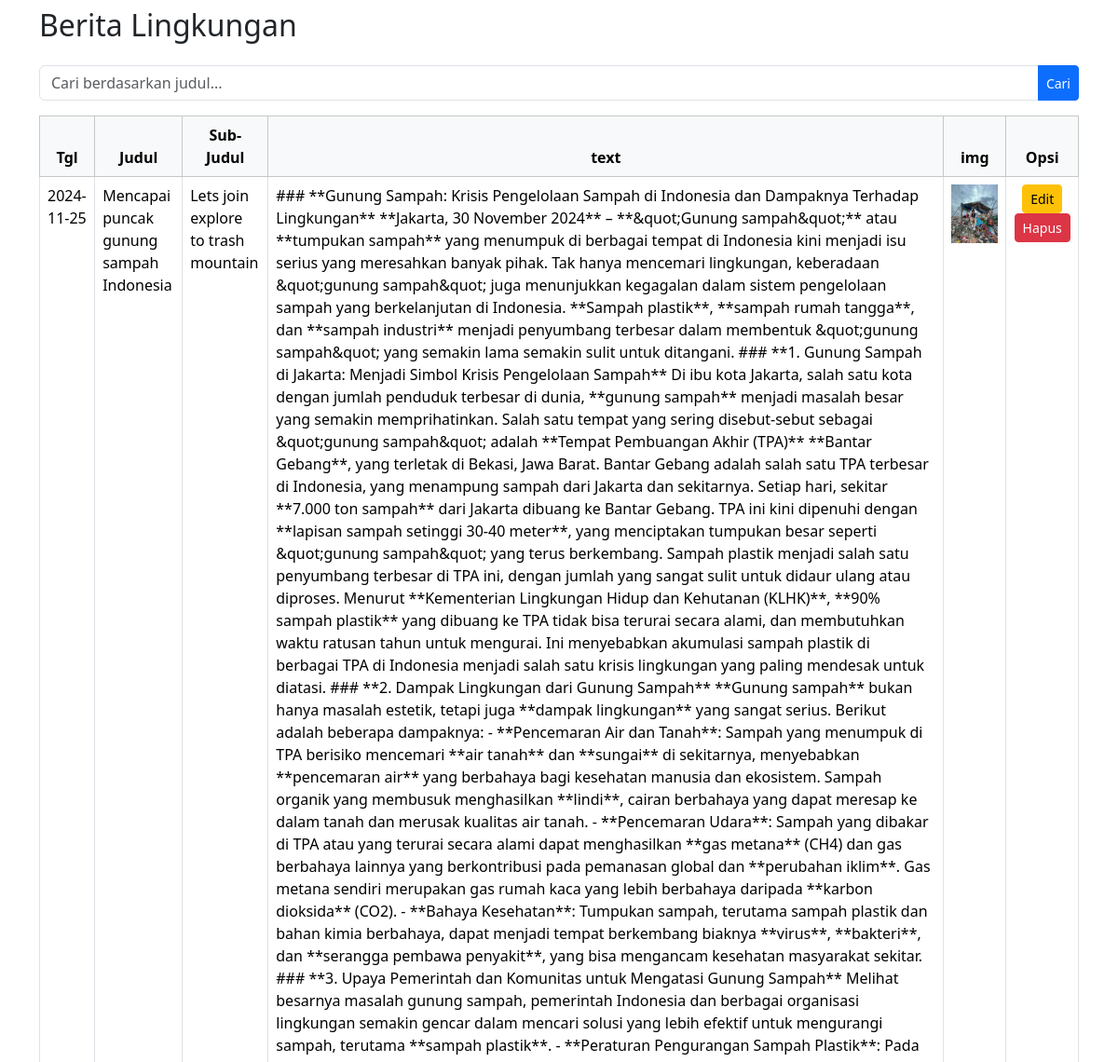
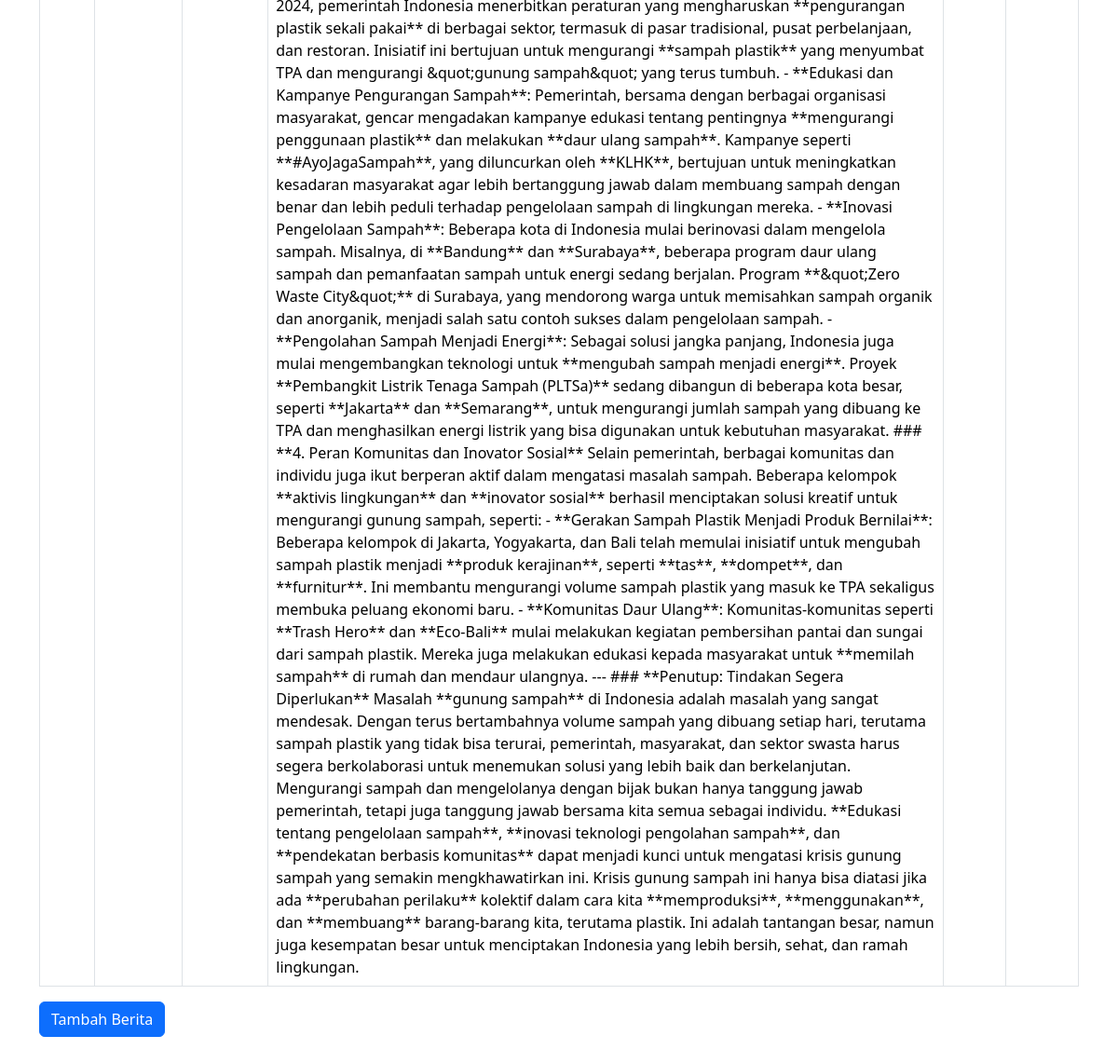
/admin/lingkungan/berita.php, run on the app's committed database (2 pictures, top to bottom).
### tables this page shows
CREATE TABLE `lingkungan` (
  `id` int NOT NULL,
  `tgl` date NOT NULL,
  `judul` varchar(255) NOT NULL,
  `subjudul` varchar(255) NOT NULL DEFAULT '',
  `img` varchar(255) NOT NULL,
  `text` longtext NOT NULL,
  `jenis` varchar(50) NOT NULL
);

### admin/lingkungan/berita.php (the view, shortened to what this page needs)
<!DOCTYPE html>
<html lang="en">
<head>
    <link rel="stylesheet" href="../../bootstrap/css/bootstrap.min.css">
    <link rel="stylesheet" href="https://cdnjs.cloudflare.com/ajax/libs/font-awesome/6.6.0/css/all.min.css"
 />
    <link href="https://fonts.cdnfonts.com/css/nirvana" rel="stylesheet">
</head>
<body>
    <div class="container mt-2">
        <h2 class="mb-4">Berita Lingkungan</h2>
        <form class="search-form mb-3" method="POST" action="">
            <div class="input-group">
                <input type="text" class="form-control" name="pencarian" placeholder="Cari berdasarkan judul..." aria-label="Search">
                <button class="btn btn-primary btn-sm" type="submit" name="btncari">Cari</button>
            </div>
        </form>
        <div class="table-responsive">
            <table class="table table-bordered">
                <thead class="table-light text-center">
                    <tr>
                        <th scope="col">Tgl</th>
                        <th scope="col">Judul</th>
                        <th scope="col">Sub-Judul</th>
                        <th scope="col">text</th>
                        <th scope="col">img</th>
                        <th scope="col">Opsi</th>
                    </tr>
                </thead>
                <tbody>
                    <?php
                    include 'koneksi.php';
                    if (isset($_POST['btncari']) && !empty($_POST['pencarian'])) {
                        $pencarian = $_POST['pencarian'];
                        $sql = mysqli_query($koneksi, "SELECT * FROM lingkungan WHERE judul LIKE '%" . mysqli_real_escape_string($koneksi, $pencarian) . "%'");
                    } else {
                        $sql = mysqli_query($koneksi, "SELECT * FROM lingkungan");
                    }
                    while ($data = mysqli_fetch_array($sql)) {
                    ?>
                        <tr>
                            <td><?php echo htmlspecialchars($data['tgl']); ?></td>
                            <td><?php echo htmlspecialchars($data['judul']); ?></td>
                            <td><?php echo htmlspecialchars($data['subjudul']); ?></td>
                            <td><?php echo htmlspecialchars($data['text']); ?></td>
                            <td><img src="lingkungan/<?php echo htmlspecialchars($data['img']); ?>" alt="Image" width="50"></td>
                            <td class="text-center">
                                <a href="lingkungan/berita_edit.php?id=<?php echo $data['id']; ?>" class="btn btn-warning btn-sm">Edit</a>
                                <a href="lingkungan/berita_hapus.php?id=<?php echo $data['id']; ?>" class="btn btn-danger btn-sm" onclick="return confirm('Yakin akan menghapus data?');">Hapus</a>
                            </td>
                        </tr>
                    <?php
                    }
                    ?>
                </tbody>
            </table>
        </div>
        <a href="lingkungan/berita_tambah.php" class="btn btn-primary" role="button">Tambah Berita</a>
    </div>
</body>
</html>

### admin/lingkungan/berita.php (style rules this page uses)
.container { padding-bottom: 35px; }

### data on the page
lingkungan: tgl "2024-11-25", judul "Mencapai puncak gunung sampah Indonesia", subjudul "Lets join explore to trash mountain", text "### **Gunung Sampah: Krisis Pengelolaan Sampah di Indonesia dan Dampaknya Terhadap Lingkungan** **Jakarta, 30 November 2024** – **&quot;Gunung sampah&quot;** atau **tumpukan sampah** yang menumpuk di berbagai tempat di Indonesia kini menjadi isu serius yang meresahkan banyak pihak. Tak hanya mencemari lingkungan, keberadaan &quot;gunung sampah&quot; juga menunjukkan kegagalan dalam sistem pengelolaan sampah yang berkelanjutan di Indonesia. **Sampah plastik**, **sampah rumah tangga**, dan **sampah industri** menjadi penyumbang terbesar dalam membentuk &quot;gunung sampah&quot; yang semakin lama semakin sulit untuk ditangani. ### **1. Gunung Sampah di Jakarta: Menjadi Simbol Krisis…", img (picture)
